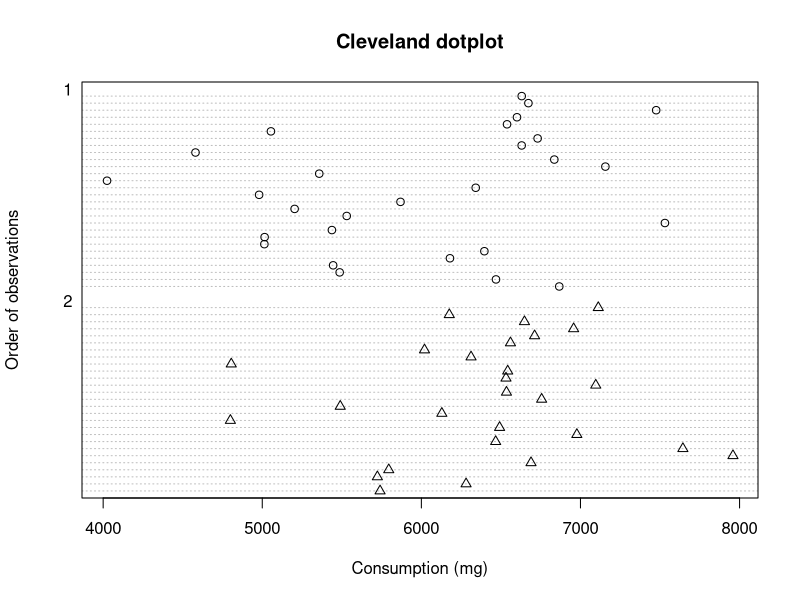
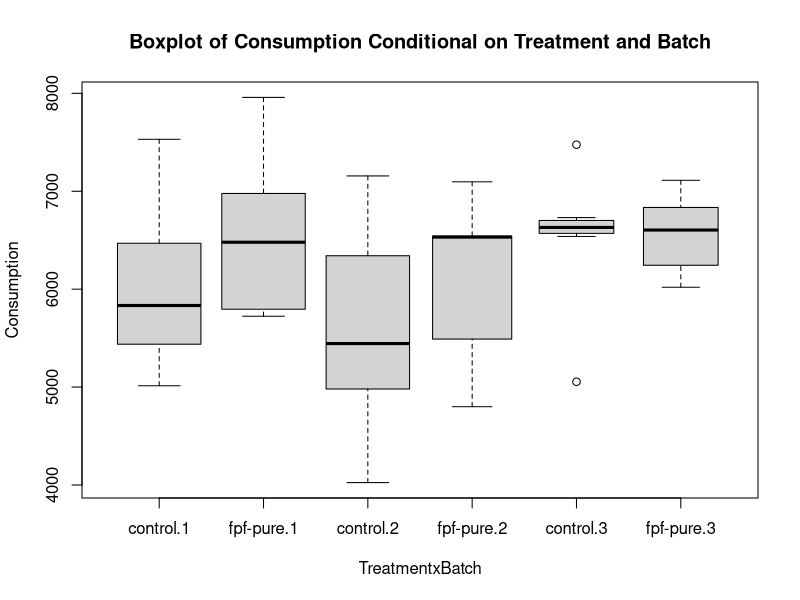
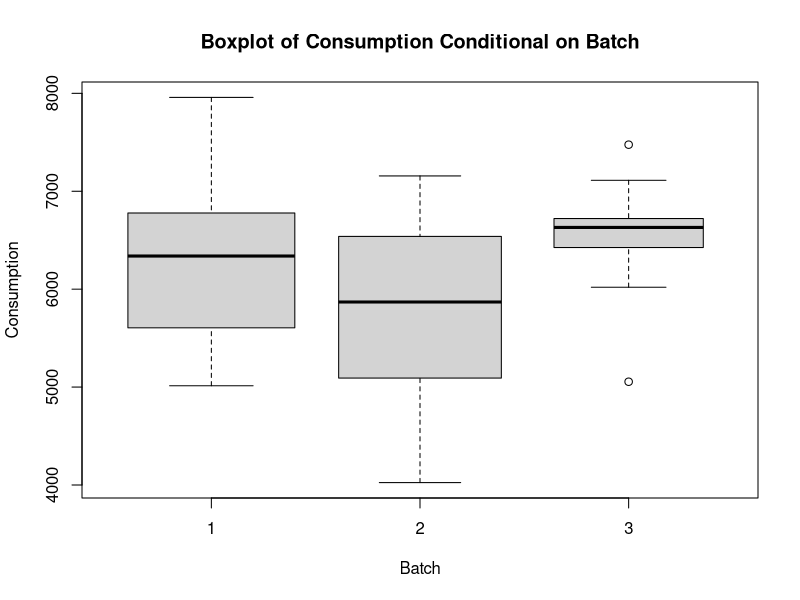
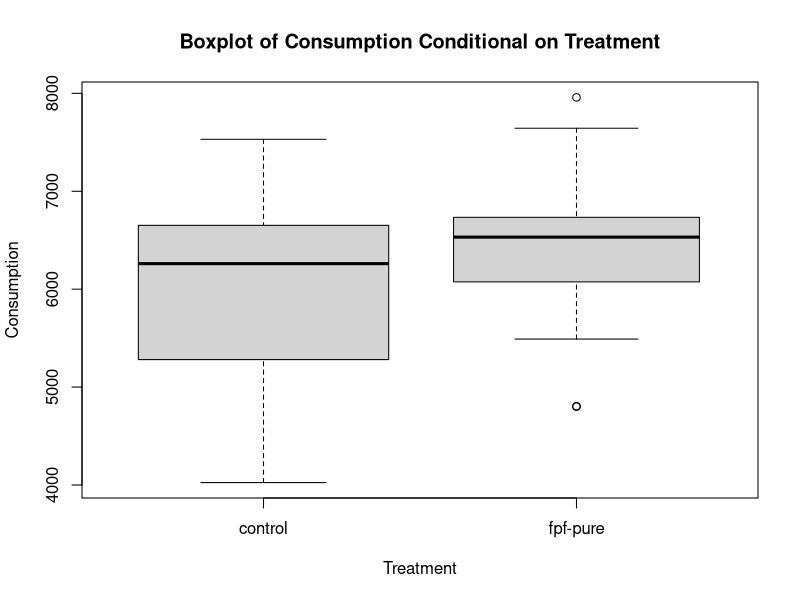
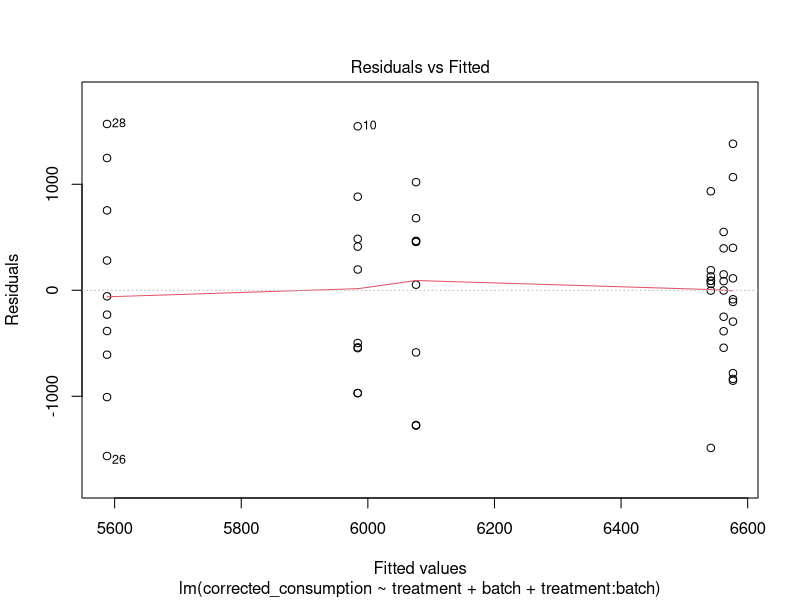
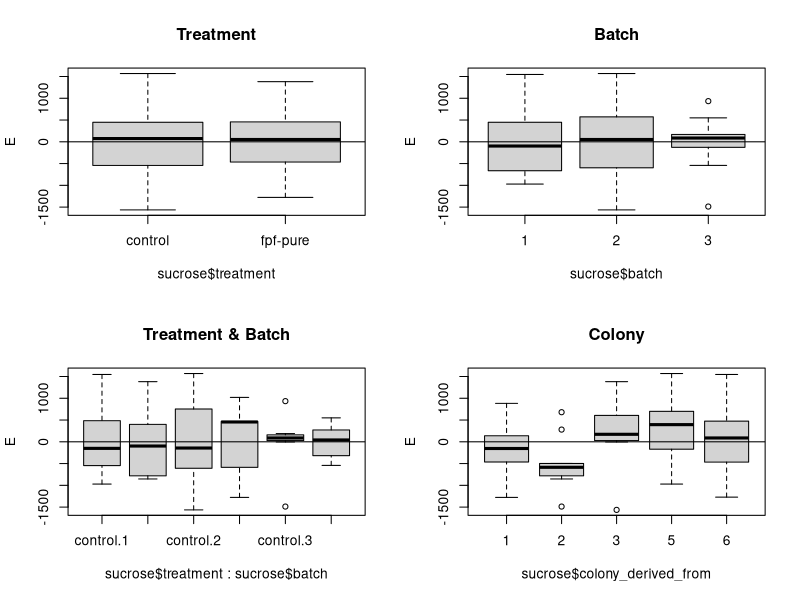
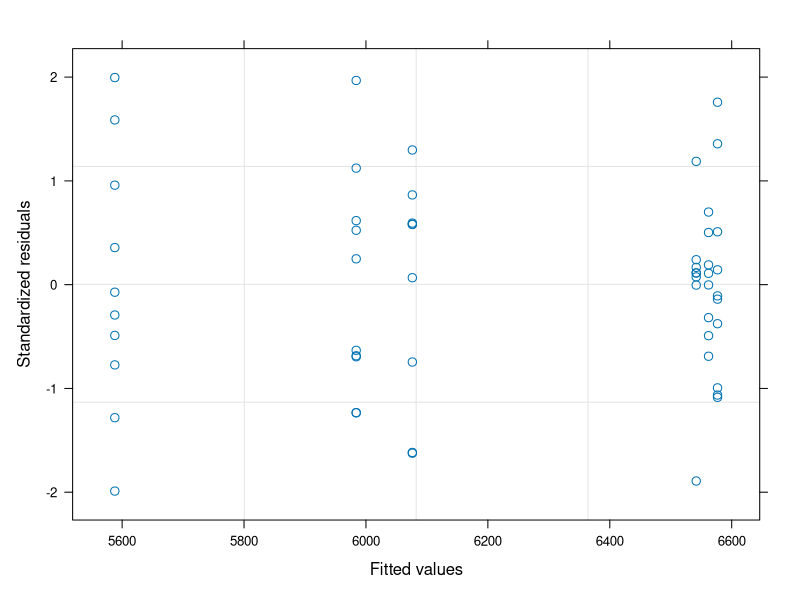
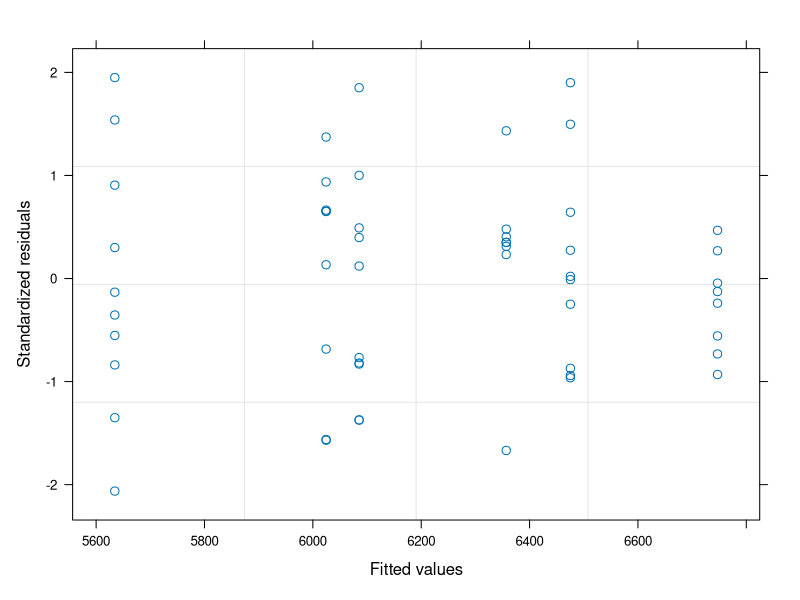

These charts were generated, in order, by the following R code:
## ---- chunk 1
knitr::opts_chunk$set(echo = FALSE, message = FALSE, warning = FALSE)
## ---- chunk 2
sucrose <- read.csv("output/sucrose_consumption_corrected_long.csv")
pollen <- read.csv("output/pollen_consumption_corrected_long.csv")
## ---- chunk 3
library(tidyverse)

# x1000 for mg
sucrose$corrected_consumption <- sucrose$corrected_consumption * 1000
## ---- chunk 4
worker_number <- read.csv("input/number_of_workers_each_day.csv")

# convert into long format
day <- c("1", "2", "4", "6", "8", "10")

worker_long <- tibble()

for (i in 1:length(day)) {
  
  worker_temp <- worker_number [, c(1:5, 5+i)]
  
  worker_temp$day <- day [i]
  
  colnames(worker_temp) [6] <- "worker_number"
  
  worker_long <- rbind(worker_long, worker_temp)
  
}

# create microcolony_day variable for worker_long and sucrose
worker_long$mc_day <- paste0(worker_long$microcolony.number, "_", worker_long$day)

sucrose$mc_day <- paste0(sucrose$microcolony_number, "_", sucrose$day)

# associate the worker number with the sucrose dataframe. below says for each row of sucrose df
# scan each row of the worker_long df. if there is a match between the mc_day unique identifier
# then put the worker number value for that row of worker_long into the matched row of sucrose df
sucrose$worker_number <- 0

for (i in 1:nrow(sucrose)) {
  
  for (k in 1:nrow(worker_long)) {
    
      if (sucrose$mc_day [i] == worker_long$mc_day [k]) {sucrose$worker_number [i] <- worker_long$worker_number [k]}
    
  }
}

# remove mc_day from sucrose
sucrose <- sucrose [,-7]

# divide corrected consumption values by number of bees present
sucrose$corrected_consumption <- sucrose$corrected_consumption / sucrose$worker_number
## ---- chunk 5
# sum consumption by MC
tot_con <- tibble()

microcolony_numbers <- unique(sucrose$microcolony_number)

for (i in 1:length(microcolony_numbers)) {
  
  if (length(sucrose$corrected_consumption [sucrose$microcolony_number == microcolony_numbers [i]]) == 6) {

  filtered_con <- cbind(sum(sucrose$corrected_consumption [sucrose$microcolony_number == microcolony_numbers [i]]), microcolony_numbers [i])
  
  tot_con <- rbind(tot_con, filtered_con)
  
  }

}

# re-associate these MC values with colony, batch etc information
batch_col_info <- unique(sucrose [, c(1,2,3,4)])

batch_col_info$corrected_consumption <- 0 

for (i in 1:nrow(tot_con)) {
  
  for (k in 1:nrow(batch_col_info)) {
    
    if (tot_con [i, 2] == batch_col_info [k, 1]) {
      
      batch_col_info$corrected_consumption [k] <- tot_con [i, 1] 
      
    }
    
  }
  
}

# remove 0s (these had spills) and rename data
sucrose <- batch_col_info

sucrose <- sucrose [sucrose$corrected_consumption > 0, ]

## ---- chunk 6
# sort out the variable classes
sucrose$microcolony_number <- as.factor(sucrose$microcolony_number)
sucrose$batch <- as.factor(sucrose$batch)
sucrose$colony_derived_from <- as.factor(sucrose$colony_derived_from)
sucrose$treatment <- as.factor(sucrose$treatment)
## ---- chunk 7
# Cleveland Dot Plot. First make column with 1 and 2 that correspond to Treatment levels

sucrose$clevelandcode <- factor(
ifelse(sucrose$treatment == "control",
1,
2))

sucrose$clevelandcode <- as.numeric(sucrose$clevelandcode)

dotchart(sucrose$corrected_consumption,
         groups = factor(sucrose$clevelandcode),
         ylab = "Order of observations",
         xlab = "Consumption (mg)", main = "Cleveland dotplot", pch = sucrose$clevelandcode)

boxplot(corrected_consumption ~ treatment * batch,
        varwidth = TRUE, xlab = "TreatmentxBatch",
        main = "Boxplot of Consumption Conditional on Treatment and Batch", 
        ylab = "Consumption", data = sucrose)

boxplot(corrected_consumption ~ batch,
        varwidth = TRUE, xlab = "Batch",
        main = "Boxplot of Consumption Conditional on Batch", 
        ylab = "Consumption", data = sucrose)

boxplot(corrected_consumption ~ treatment,
        varwidth = TRUE, xlab = "Treatment",
        main = "Boxplot of Consumption Conditional on Treatment", 
        ylab = "Consumption", data = sucrose)
## ---- chunk 8
# beyond optimal model.

# biologically this is my beyond optimal model.

M.lm <- lm(corrected_consumption ~ treatment + batch + treatment:batch, data = sucrose)

summary(M.lm)

# use the residuals from this beyond optimal model
plot(M.lm, which = c (1))
## ---- chunk 9
library(nlme)

M1.gls <- gls(corrected_consumption ~ treatment + batch + treatment:batch, data = sucrose, method = "REML")

E <- resid(M1.gls)

op <- par(mfrow = c(2, 2))

boxplot(E ~ sucrose$treatment, main = "Treatment")
abline(0, 0)

boxplot(E ~ sucrose$batch, main = "Batch")
abline(0, 0)

boxplot(E ~ sucrose$treatment * sucrose$batch, main = "Treatment & Batch")
abline(0, 0)

boxplot(E ~ sucrose$colony_derived_from, main = "Colony")
abline(0, 0)

par(op)

plot(M1.gls, which = c (1))
## ---- chunk 10
# random intercept?
M1.lme <- lme(corrected_consumption ~ treatment + batch + treatment:batch, data = sucrose, 
              random = ~1 | colony_derived_from, method = "REML")

AIC(M1.gls, M1.lme)

anova(M1.gls, M1.lme)

library(lmtest)
lrtest(M1.gls, M1.lme)

# What about the variance structure?
M1a.gls <- gls(corrected_consumption ~ treatment + batch + treatment:batch,
               data = sucrose,
               method = "REML",
               weights = varIdent(form =~ 1 | treatment*batch))

M1b.gls <- gls(corrected_consumption ~ treatment + batch + treatment:batch,
               data = sucrose,
               method = "REML",
               weights = varIdent(form =~ 1 | batch))

M1c.gls <- gls(corrected_consumption ~ treatment + batch + treatment:batch,
               data = sucrose,
               method = "REML",
               weights = varIdent(form =~ 1 | treatment))

AIC(M1.gls, M1a.gls, M1b.gls, M1c.gls)

anova(M1.gls, M1b.gls)

# no varIdent structure is a significant improvement
## ---- chunk 11
M1.gls <- gls(corrected_consumption ~ treatment + batch + treatment:batch, data = sucrose, method = "ML")

# what does AIC say?
library(MASS)
stepAIC(M1.gls)
## ---- chunk 12
# manual 

# round 1
M1.gls.a <- update(M1.gls, .~. - treatment:batch)

anova(M1.gls, M1.gls.a)

# round 2 
M1.gls.b <- update(M1.gls.a, .~. - treatment)
M1.gls.c <- update(M1.gls.a, .~. - batch)

anova(M1.gls.a, M1.gls.b)
anova(M1.gls.a, M1.gls.c)

## ---- chunk 13
# refit with REML
M1.gls.a <- update(M1.gls.a, method = "REML")

summary(M1.gls.a)
## ---- chunk 14
# extract residuals
E <- resid(M1.gls.a, type = "pearson")

# residuals vs fitted
plot(M1.gls.a, which = c (1))

op <- par(mfrow = c(2, 2))

boxplot(E ~ sucrose$treatment, main = "Treatment")
abline(0, 0)

boxplot(E ~ sucrose$batch, main = "Batch")
abline(0, 0)

boxplot(E ~ sucrose$treatment * sucrose$batch, main = "Treatment & Batch")
abline(0, 0)

boxplot(E ~ sucrose$colony_derived_from, main = "Colony")
abline(0, 0)

par(op)
## ---- chunk 15
# variance structures
M2a.lme <- lme(corrected_consumption ~ batch + treatment,
               data = sucrose,
               random =~1 | colony_derived_from, method = "REML",
               weights = varIdent(form =~ 1 | batch*treatment))

# extract residuals
E <- resid(M2a.lme, type = "normalized")

# residuals vs fitted
plot(M2a.lme, which = c (1))

op <- par(mfrow = c(2, 2))

boxplot(E ~ sucrose$treatment, main = "Treatment")
abline(0, 0)

boxplot(E ~ sucrose$batch, main = "Batch")
abline(0, 0)

boxplot(E ~ sucrose$treatment * sucrose$batch, main = "Treatment & Batch")
abline(0, 0)

boxplot(E ~ sucrose$colony_derived_from, main = "Colony")
abline(0, 0)

par(op)
## ---- chunk 16
# manual 
M3a.lme <- lme(corrected_consumption ~ batch + treatment + treatment:batch,
               data = sucrose,
               random =~1 | colony_derived_from, method = "ML",
               weights = varIdent(form =~ 1 | batch*treatment))

# round 1
M3a.lme.a <- update(M3a.lme, .~. - treatment:batch)

anova(M3a.lme, M3a.lme.a)

# round 2 
M3a.lme.b <- update(M3a.lme.a, .~. - treatment)
M3a.lme.c <- update(M3a.lme.a, .~. - batch)

anova(M3a.lme.a, M3a.lme.b)
anova(M3a.lme.a, M3a.lme.c)

## ---- chunk 17
M3a.lme.a <- lme(corrected_consumption ~ batch + treatment,
               data = sucrose,
               random =~1 | colony_derived_from, method = "REML",
               weights = varIdent(form =~ 1 | batch*treatment))

# summary(M3a.lme.a)

newdat <- expand.grid(treatment=levels(sucrose$treatment), batch=levels(sucrose$batch))

newdat$pred <- predict(M3a.lme.a, newdat, level = 0)

Designmat <- model.matrix(eval(eval(M3a.lme.a$call$fixed)[-2]), newdat[-3])

predvar <- diag(Designmat %*% M3a.lme.a$varFix %*% t(Designmat))

newdat$SE <- sqrt(predvar)

newdat$ci_lower <- newdat$pred - (1.96 * newdat$SE) # 1.96 or qt(1 - (0.05 / 2), n - 1)?

newdat$ci_higher <- newdat$pred + (1.96 * newdat$SE) # 1.96 or qt(1 - (0.05 / 2), n - 1)?

batch_one_only <- newdat [newdat$batch == "1", ]

## ---- chunk 18
# ggplot
p1 <- ggplot(data = batch_one_only, aes(x = treatment, y = pred, colour = as.factor(treatment))) + 
  
  geom_point(position = position_dodge(width = 0.75), size = 3) +
  
  geom_errorbar(aes(x = treatment,
                    ymin = ci_lower,
                    ymax = ci_higher,
                    colour = as.factor(treatment)),
                position = position_dodge(width = 0.75),
                width = 0.05, 
                size = 0.8) +
  
  geom_point(data = sucrose,
             aes(x = treatment,
                 y = corrected_consumption,
                 colour = as.factor(treatment)),
             alpha = 0.4,
             position  = position_jitterdodge(),
             show.legend = FALSE) +
  
  theme_bw() +

  labs(y = "Average Sucrose Consumption/Bee/Microcolony", colour = "Treatment") +
    
  # theme(axis.text.x = element_text(angle = 90, vjust = 0.5, hjust=1)) +
    
  ggtitle("Average Sucrose Consumption By Treatment") +
    
  theme(plot.title = element_text(hjust = 0.5), axis.title.x = element_blank()) +
  
  scale_color_manual(values = c("#117733", "#332288"), labels = c("Control", "Flupyradifurone")) +
  
  scale_x_discrete(labels=c("Control", "Flupyradifurone")) +
  
  annotate(geom = "text", x = 2.32, y = 4100, label = "bolditalic('p')~bold('= 0.248')", fontface = 2, size = 6, parse = TRUE)


p1
## ---- chunk 19
control_only <- newdat [newdat$treatment == "control", ]

p <- ggplot(data = control_only, aes(x = batch, y = pred, colour = as.factor(batch))) + 
  
  geom_point(position = position_dodge(width = 0.75), size = 3) +
  
  geom_errorbar(aes(x = batch,
                    ymin = ci_lower,
                    ymax = ci_higher,
                    colour = as.factor(batch)),
                position = position_dodge(width = 0.75),
                width = 0.05, 
                size = 0.8) +
  
  geom_point(data = sucrose,
             aes(x = batch,
                 y = corrected_consumption,
                 colour = as.factor(batch)),
             alpha = 0.4,
             position  = position_jitterdodge(),
             show.legend = FALSE) +
  
  theme_bw() +

  labs(y = "Average Sucrose Consumption/Bee/Microcolony", colour = "Batch") +
    
  # theme(axis.text.x = element_text(angle = 90, vjust = 0.5, hjust=1)) +
    
  ggtitle("Average Sucrose Consumption By Batch") +
    
  theme(plot.title = element_text(hjust = 0.5), axis.title.x = element_blank()) +
  
  scale_color_manual(values = c("#88CCEE", "#CC6677", "#DDCC77")) +

  annotate(geom = "text", x = 3.25, y = 4100, label = "bolditalic('p')~bold('= 0.053')", fontface = 2, size = 6, parse = TRUE)

p
## ---- chunk 20
pdf(file = "./output/sucrose_consumption_batch.pdf",   # The directory you want to save the file in
  width = 8, # The width of the plot in inches
  height = 6) # The height of the plot in inches

p

 dev.off()
 
pdf(file = "./output/sucrose_consumption_treatment.pdf",   # The directory you want to save the file in
  width = 8, # The width of the plot in inches
  height = 6) # The height of the plot in inches

p1

 dev.off()
